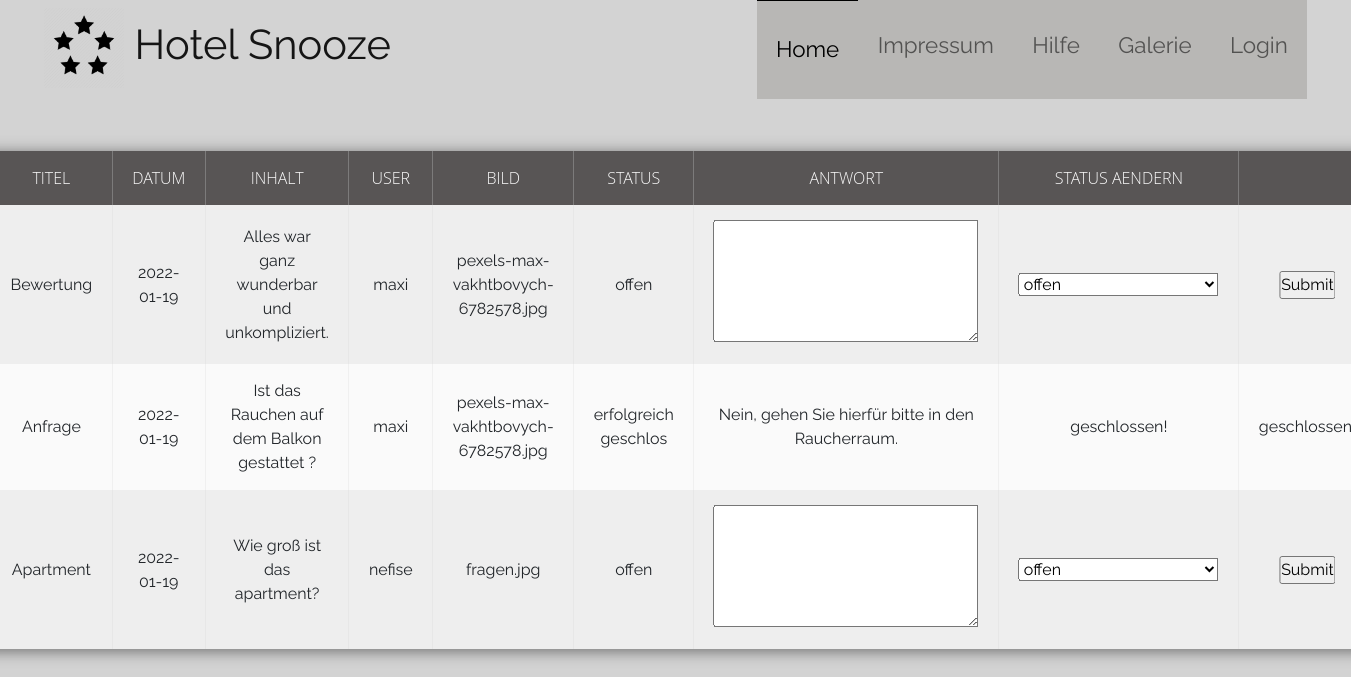
The app's page /gettickets.php with its own data.
### tables this page shows
CREATE TABLE `tickets` (
  `id` int(11) NOT NULL,
  `datum` date NOT NULL DEFAULT current_timestamp(),
  `titel` varchar(50) NOT NULL,
  `inhalt` text NOT NULL,
  `benutzername_ersteller` varchar(15) NOT NULL,
  `bearbeitung` varchar(20) NOT NULL,
  `bild` varchar(50) NOT NULL,
  `antwort` text DEFAULT NULL
);

### gettickets.php (the view, shortened to what this page needs)
<!DOCTYPE html>
<html lang="en">
<head>
  <link href="https://cdn.jsdelivr.net/npm/bootstrap@5.1.3/dist/css/bootstrap.min.css" rel="stylesheet">
  <link rel="stylesheet" href="CSS/style.css">
  <link rel="stylesheet" href="https://cdnjs.cloudflare.com/ajax/libs/font-awesome/4.7.0/css/font-awesome.min.css">
</head>
<body class="ticketbody">
 <?php
    include 'nav.php';
 ?>
<?php
require_once('DB/files/dbaccess.php');
$db_obj = new mysqli($host, $user, $password, $database);
$sql = "SELECT * from tickets;";
$stmt = $db_obj->prepare($sql);
$stmt->execute();
$result = $stmt->get_result();
if ($result->num_rows > 0) {
    echo "<table>
    <tr>
        <th>ID</th>
        <th>TITEL</th>
        <th>DATUM</th>
        <th>INHALT</th>
        <th>USER</th>
        <th>BILD</th>
        <th>STATUS</th>
        <th>ANTWORT</th>
        <th>STATUS AENDERN</th>
        <th></th>
        <th></th>
    </tr>";
    while($row = mysqli_fetch_array($result)) {
      if($row['bearbeitung'] == 'offen')
      {
        echo "<tr>
        <td>".$row['id']."</td>
        <td>".$row['titel']."</td>
        <td>".$row['datum']."</td>
        <td>".$row['inhalt']."</td>
        <td>".$row['benutzername_ersteller']."</td>
        <td>".$row['bild']."</td>
        <td>".$row['bearbeitung']."</td>
        <form action='DB/files/update_ticket_db.php' method='POST'>
        <td>
        <textarea name='inhalt' type='hidden' rows='5' cols='30' maxlength='200' required></textarea>
        </td>
        <td>
             <select name='status' required>
                         <option value='offen' name='offen' id='offen'>offen</option>
                         <option value='erfolglos geschlossen' name='erfolglos' id='erfolglos'>erfolglos geschlossen</option>
                         <option value='erfolgreich geschlossen' name='erfolgreich' id='erfolgreich'>erfolgreich geschlossen</option>
        </td>
        <td><input type='submit'></input></td>
        <td><input name='id' value='".$row['id']."' type='hidden'></td>
       </form>
    </tr>";
      }
      else{
        echo "<tr>
        <td>".$row['id']."</td>
        <td>".$row['titel']."</td>
        <td>".$row['datum']."</td>
        <td>".$row['inhalt']."</td>
        <td>".$row['benutzername_ersteller']."</td>
        <td>".$row['bild']."</td>
        <td>".$row['bearbeitung']."</td>
        <form action='DB/files/update_ticket_db.php' method='POST'>
        <td>
        <text>".$row['antwort']."</text>
        </td>
        <td>
        <text>geschlossen!</text>
        </td>
        <td><text>geschlossen!</text></td>
        <td><input name='id' value='".$row['id']."' type='hidden'></td>
       </form>
    </tr>";
      }
    }
  } else {
    echo "0 results";
  }
  echo "</table>";
?>
</body>

### CSS/style.css (style rules this page uses)
* { margin: 0; padding: 0; font-family: 'Raleway', sans-serif; }
table { position: absolute; z-index: 2; left: 50%; top: 50%; transform: translate(-50%,-50%); width: 70%; border-collapse: collapse; border-spacing: 0; box-shadow: 0 2px 15px rgba(64,64,64,.7); border-radius: 12px 12px 0 0; overflow-y: hidden; }
td , th { padding: 15px 20px; text-align: center; }
th { background-color: #585555; color: #fafafa; font-family: 'Open Sans',Sans-serif; font-weight: 200; text-transform: uppercase; }
tr { width: 100%; background-color: #fafafa; font-family: 'Montserrat', sans-serif; }
tr:nth-child(even) { background-color: #eeeeee; }

### nav.php (style rules this page uses)
body { background-color: lightgray; }

### records on screen
tickets: titel "Bewertung", datum "2022-01-19", inhalt "Alles war ganz wunderbar und unkompliziert.", benutzername_ersteller "maxi", bild "pexels-max-vakhtbovych-6782578.jpg", bearbeitung "offen"
tickets: titel "Anfrage", datum "2022-01-19", inhalt "Ist das Rauchen auf dem Balkon gestattet ?", benutzername_ersteller "maxi", bild "pexels-max-vakhtbovych-6782578.jpg", bearbeitung "erfolgreich geschlos", antwort "Nein, gehen Sie hierfür bitte in den Raucherraum."
tickets: titel "Apartment", datum "2022-01-19", inhalt "Wie groß ist das apartment?", benutzername_ersteller "nefise", bild "fragen.jpg", bearbeitung "offen"
